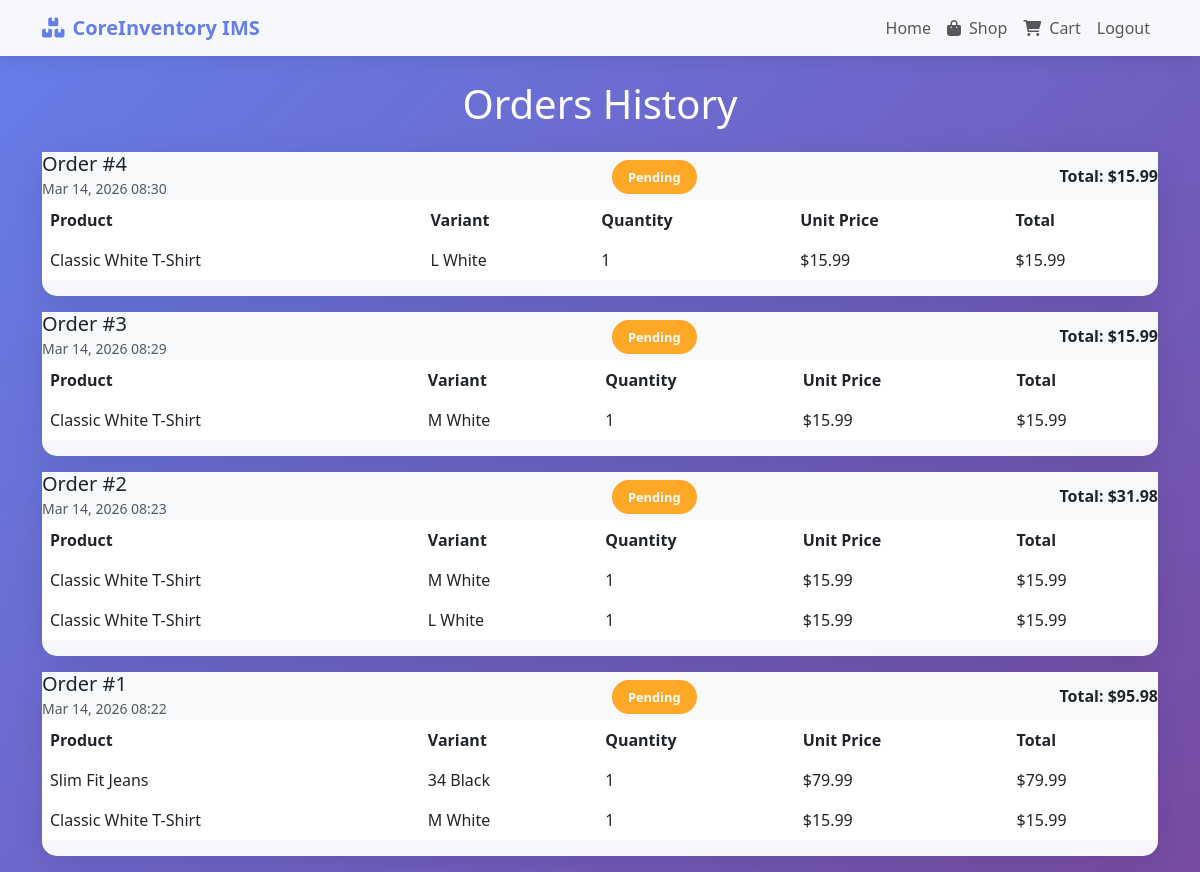
The app's page /online_orders/orders-history/ (signed in) with its own data.
### online_orders/models.py (models this page shows, shortened)
class Order(models.Model):
    STATUS_CHOICES = [
        ('pending', 'Pending'),
        ('approved', 'Approved'),
        ('processing', 'Processing'),
        ('shipped', 'Shipped'),
        ('delivered', 'Delivered'),
        ('cancelled', 'Cancelled'),
    ]
    user = models.ForeignKey(User, on_delete=models.CASCADE)
    warehouse = models.ForeignKey(Warehouse, on_delete=models.CASCADE)
    status = models.CharField(max_length=20, choices=STATUS_CHOICES, default='pending')
    total_amount = models.DecimalField(max_digits=10, decimal_places=2, default=0)
    created_at = models.DateTimeField(auto_now_add=True)
    updated_at = models.DateTimeField(auto_now=True)

class OrderItem(models.Model):
    order = models.ForeignKey(Order, on_delete=models.CASCADE, related_name='items')
    product_variant = models.ForeignKey(ProductVariant, on_delete=models.CASCADE)
    quantity = models.PositiveIntegerField()
    unit_price = models.DecimalField(max_digits=10, decimal_places=2)
    @property
    def total_price(self):
        return self.quantity * self.unit_price

### products/models.py (models this page shows, shortened)
class ProductVariant(models.Model):
    product = models.ForeignKey(Product, on_delete=models.CASCADE, related_name='variants')
    size = models.CharField(max_length=20, blank=True)
    color = models.CharField(max_length=50, blank=True)
    stock_quantity = models.PositiveIntegerField(default=0)  # Keep for backward compatibility, but use warehouse stocks

class Product(models.Model):
    name = models.CharField(max_length=200)
    description = models.TextField(blank=True)
    category = models.ForeignKey(Category, on_delete=models.SET_NULL, null=True, blank=True, related_name='products')
    sku = models.CharField(max_length=100, unique=True)
    barcode = models.CharField(max_length=100, blank=True)
    unit_price = models.DecimalField(max_digits=10, decimal_places=2)
    cost_price = models.DecimalField(max_digits=10, decimal_places=2)
    reorder_level = models.PositiveIntegerField(default=0)
    image = models.URLField(max_length=500, blank=True, null=True)
    is_active = models.BooleanField(default=True)
    created_at = models.DateTimeField(auto_now_add=True)
    updated_at = models.DateTimeField(auto_now=True)
    class Meta:
        ordering = ['name']

### online_orders/views.py (the view)
# urls.py: path('orders-history/', views.orders_history, name='orders_history'),
@login_required
def orders_history(request):
    orders = Order.objects.filter(user=request.user).order_by('-created_at').prefetch_related('items__product_variant__product')
    context = {
        'orders': orders,
    }
    return render(request, 'online_orders/orders_history.html', context)

### templates/online_orders/orders_history.html (shortened to what this page needs)
<!DOCTYPE html>
<html lang="en">
<head>
    <link href="https://cdn.jsdelivr.net/npm/bootstrap@5.3.0/dist/css/bootstrap.min.css" rel="stylesheet">
    <link href="https://cdnjs.cloudflare.com/ajax/libs/font-awesome/6.0.0/css/all.min.css" rel="stylesheet">
</head>
<body>
    <nav class="navbar navbar-expand-lg navbar-light">
        <div class="container">
            <a class="navbar-brand" href="{% url 'home' %}">
                <i class="fas fa-boxes me-2"></i>CoreInventory IMS
            </a>
            <div class="navbar-nav ms-auto">
                <a class="nav-link" href="{% url 'home' %}">Home</a>
                <a class="nav-link" href="{% url 'online_orders:product_list' %}">
                    <i class="fas fa-shopping-bag me-2"></i>Shop
                </a>
                <a class="nav-link" href="{% url 'online_orders:cart' %}">
                    <i class="fas fa-shopping-cart me-2"></i>Cart
                </a>
                <a class="nav-link" href="{% url 'logout' %}">Logout</a>
            </div>
        </div>
    </nav>
    <div class="container mt-4">
        <div class="row">
            <div class="col-12">
                <h1 class="text-white text-center mb-4">Orders History</h1>
            </div>
        </div>
        {% if orders %}
        <div class="row">
            {% for order in orders %}
            <div class="col-12">
                <div class="order-card">
                    <div class="card-header bg-light">
                        <div class="row align-items-center">
                            <div class="col-md-6">
                                <h5 class="mb-0">Order #{{ order.id }}</h5>
                                <small class="text-muted">{{ order.created_at|date:"M d, Y H:i" }}</small>
                            </div>
                            <div class="col-md-3">
                                <span class="status-badge status-{{ order.status }}">{{ order.get_status_display }}</span>
                            </div>
                            <div class="col-md-3 text-end">
                                <strong>Total: ${{ order.total_amount }}</strong>
                            </div>
                        </div>
                    </div>
                    <div class="card-body">
                        <div class="table-responsive">
                            <table class="table table-borderless">
                                <thead>
                                    <tr>
                                        <th>Product</th>
                                        <th>Variant</th>
                                        <th>Quantity</th>
                                        <th>Unit Price</th>
                                        <th>Total</th>
                                    </tr>
                                </thead>
                                <tbody>
                                    {% for item in order.items.all %}
                                    <tr>
                                        <td>{{ item.product_variant.product.name }}</td>
                                        <td>{{ item.product_variant.size }} {{ item.product_variant.color }}</td>
                                        <td>{{ item.quantity }}</td>
                                        <td>${{ item.unit_price }}</td>
                                        <td>${{ item.total_price }}</td>
                                    </tr>
                                    {% endfor %}
                                </tbody>
                            </table>
                        </div>
                    </div>
                </div>
            </div>
            {% endfor %}
        </div>
        {% endif %}
    </div>
</body>
</html>

### templates/online_orders/orders_history.html (style rules this page uses)
body { background: linear-gradient(135deg, #667eea 0%, #764ba2 100%); min-height: 100vh; font-family: 'Segoe UI', Tahoma, Geneva, Verdana, sans-serif; }
.navbar { background: rgba(255, 255, 255, 0.95); backdrop-filter: blur(10px); box-shadow: 0 2px 20px rgba(0,0,0,0.1); }
.navbar-brand { font-weight: bold; color: #667eea !important; }
.order-card { background: rgba(255, 255, 255, 0.95); border: none; border-radius: 15px; box-shadow: 0 8px 32px rgba(0,0,0,0.1); margin-bottom: 1rem; }
.status-badge { padding: 0.5rem 1rem; border-radius: 20px; font-size: 0.8rem; font-weight: bold; }
.status-pending { background: #ffa726; color: white; }

### records on screen
Order: id "4", created_at "Mar 14, 2026 08:30", status "Pending", total_amount "15.99"
OrderItem: product_variant.product.name "Classic White T-Shirt", product_variant.size "L", product_variant.color "White", quantity "1", unit_price "15.99", total_price "15.99"
Order: id "3", created_at "Mar 14, 2026 08:29", status "Pending", total_amount "15.99"
OrderItem: product_variant.product.name "Classic White T-Shirt", product_variant.size "M", product_variant.color "White", quantity "1", unit_price "15.99", total_price "15.99"
Order: id "2", created_at "Mar 14, 2026 08:23", status "Pending", total_amount "31.98"
OrderItem: product_variant.product.name "Classic White T-Shirt", product_variant.size "M", product_variant.color "White", quantity "1", unit_price "15.99", total_price "15.99"
OrderItem: product_variant.product.name "Classic White T-Shirt", product_variant.size "L", product_variant.color "White", quantity "1", unit_price "15.99", total_price "15.99"
Order: id "1", created_at "Mar 14, 2026 08:22", status "Pending", total_amount "95.98"
OrderItem: product_variant.product.name "Slim Fit Jeans", product_variant.size "34", product_variant.color "Black", quantity "1", unit_price "79.99", total_price "79.99"
OrderItem: product_variant.product.name "Classic White T-Shirt", product_variant.size "M", product_variant.color "White", quantity "1", unit_price "15.99", total_price "15.99"
